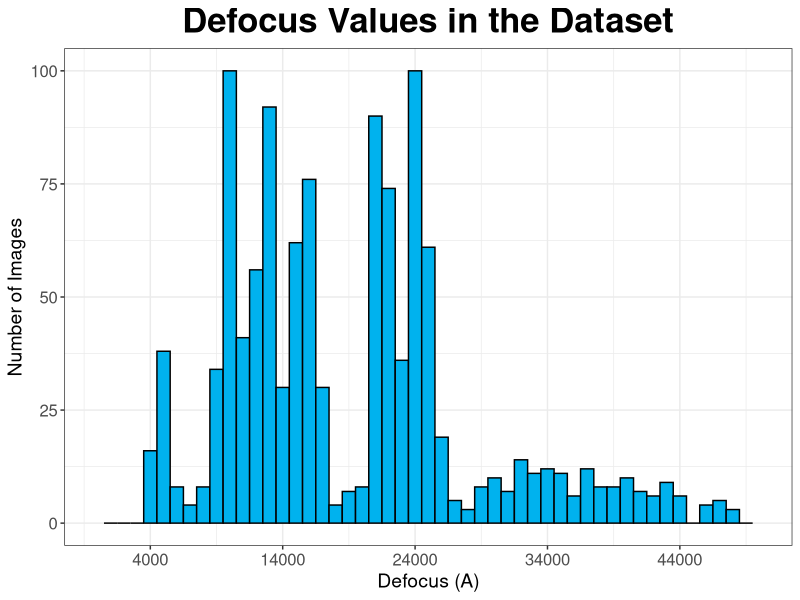

Generate this figure with R:
library(ggplot2)
library(ggthemes)

# data1 <- read.table('rlnDefocusU.dat')
# 
# ## Old way og Making Histogram problem setting xlim
# 
# hist(data1$V1,main="Defocus (in Angstoms)",
#      xlab = "Defous(A)",
#      ylab="Number of Images ",
#      col="blue",
#      
#      breaks=10
# )

#read in the Data
data1 <- read.table('rlnDefocusU.dat')

#remove the negative values if any
data1[data1 < 0 ] <-NA




## Using ggplot2
min_of_data = round(log10(min(data1,na.rm=TRUE))) * (10^floor(log10(min(data1,na.rm=TRUE))))
max_of_data = round(log10(max(data1,na.rm=TRUE))) * (10^floor(log10(max(data1,na.rm=TRUE))))
step_of_data=10000

barfill <-"deepskyblue2"
barlines <-"black"


#temp1 = (min_of_data*step_of_data)/step_of_data
#temp2 = (max_of_data*step_of_data)/step_of_data
g1 = ggplot(data=data1,aes(x=data1$V1))+ geom_histogram(binwidth=1000,fill=barfill,colour=barlines)+
  scale_x_continuous(name="Defocus (A)",breaks=seq(min_of_data,max_of_data,step_of_data),limits=c(0,max_of_data))+
  
  scale_y_continuous(name="Number of Images")+
  theme_bw()+
  ggtitle("Defocus Values in the Dataset")+theme(plot.title = element_text(hjust = 0.5,face = 'bold',size=25))+
  theme(axis.text.x = element_text(size=12))+
  theme(axis.text.y = element_text(size=12))+
  theme(axis.title.x = element_text(size=14))+
  theme(axis.title.y = element_text(size = 14))
#font size of the axis numbers
g1





